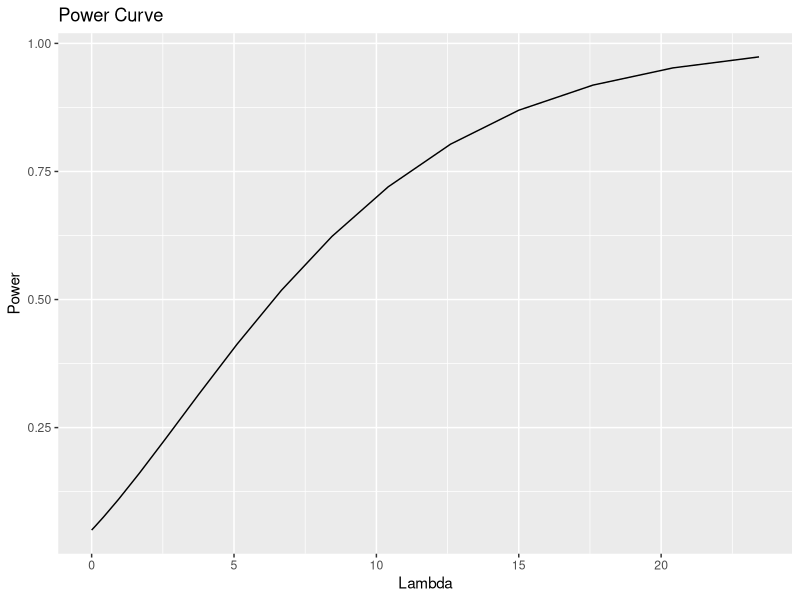
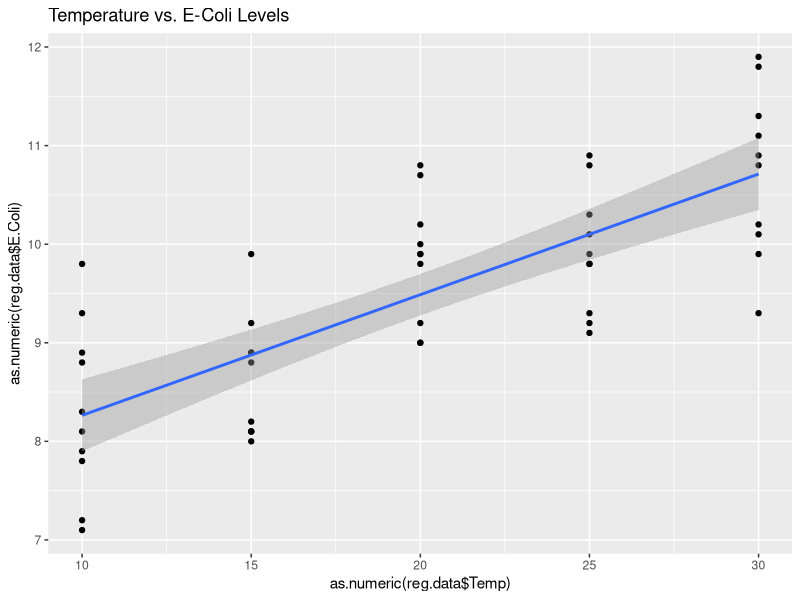

Generate these figures, in order, with R:
## ---- chunk 1
mu_hat = 1/21 * (90*4 + 100*5 + 120*3 + 110*5 + 80*4)
lambda = (4*(90 - mu_hat)^2 + 
            5*(100 - mu_hat)^2 + 
            3*(120 - mu_hat)^2 + 
            5*(110 - mu_hat)^2 + 
            4*(80 - mu_hat)^2) / 150
F_stat = qf(.95, 4, 16)
1 - pf(F_stat, 4, 16, lambda)


## ---- chunk 2

r = 2:20; t = 5; u1 = t - 1; u2 = t * (r - 1); S = 150; D = 20 
L = (r * D^2) / (2 * S); phi = sqrt(L/t)

data.frame(
  Treaments = t,
  Reps = r,
  DF.1 = u1,
  DF.2 = u2,
  Lambda = round(L, 3),
  Phi = round(phi, 3) ,
  Power = round(1 - pf(qf(.99, u1, u2), u1, u2, L), 3)
)

## ---- chunk 3
library(ggplot2)

treatments = 3
reps = 5
variance = 12
df = treatments * (reps - 1)
D = seq(0, 15, 1)
Lambda = (D^2 * reps * treatments) / variance^2
Power = 1 - pf(qf(.95, treatments - 1, df), treatments - 1, df, Lambda)
qplot(Lambda, Power, geom = 'line', main = 'Power Curve', xlab = "Lambda", ylab = "Power")

## ---- chunk 4
reps = 10:27
treatments = 3
alpha = .05
variance = 12
u1 = 16
u2 = 17
u3 = 19
mean_u = (u1 + u2 + u3) / treatments
Lambda = reps * ( (u1 - mean_u)^2 + (u2 - mean_u)^2 + (u3 - mean_u)^2 ) / variance
df.1 = treatments - 1
df.2 = treatments * (reps - 1)
F.stat = qf(1 - alpha, df.1, df.2)
Power = 1 - pf(F.stat, df.1, df.2, Lambda)

data.frame(
  reps = reps,
  df.1 = df.1,
  df.2 = df.2,
  F.stat = F.stat,
  Lambda = Lambda,
  Power = Power
)

## ---- chunk 5

u1 = 25.2; u2 = 32.6; u3 = 28.1
n1 = 12; n2 = 14; n3 = 11
s1 = 3.6; s2 = 4.8; s3 = 5.3

mu = ( 1 / (n1 + n2 + n3)) * (n1*u1 + n2*u2 + n3*u3)
se = ( 1 / (n1 + n2 + n3)) * (n1*s1^2 + n2*s2^2 + n3*s3^2)

lambda = ( n1*(u1-mu)^2 + n2*(u2-mu)^2 + n3*(u3-mu)^2 ) / se 

1 - pf(qf(.99, 2, 34), 2, 34, lambda)

## ---- chunk 6

r = 2:6; t = 5; u1 = t - 1; u2 = t * (r - 1); S = 2; D = 5.1 
L = (r * D^2) / (2 * S); phi = sqrt(L/t)

data.frame(
Treaments = t,
Reps = r,
DF.1 = u1,
DF.2 = u2,
Lambda = round(L, 3),
Phi = round(phi, 3) ,
Power = round(1 - pf(qf(.99, u1, u2), u1, u2, L), 3)
)


## ---- chunk 7

data = data.frame(
  T10 = c(7.2, 7.8, 7.1, 7.9, 8.1, 8.8, 8.3, 8.9, 9.3, 9.8),
  T15 = c(8.1, 8.1, 8.0, 8.9, 8.2, 8.9, 8.1, 8.8, 9.2, 9.9),
  T20 = c(9.0, 9.9, 9.2, 9.8, 10.0, 10.8, 10.2, 10.7, 9.9, 9.0),
  T25 = c(9.2, 9.8, 9.1, 9.9, 10.1, 10.8, 10.3, 10.9, 9.3, 9.8),
  T30 = c(10.2, 10.8, 10.1, 10.9, 11.1, 11.8, 11.3, 11.9, 9.3, 9.9))


####################################################
library(reshape2)
reg.data = melt(data)

colnames(reg.data) = c("Temp", "E.Coli")
reg.data$Temp = gsub(pattern = "T", replacement = "", x = reg.data$Temp)

poly = contr.poly(n = 5)
mu = colMeans(data)
contrasts = poly * mu
colSums(contrasts)

mdl = lm(E.Coli ~ 0 + Temp, data = reg.data, contrasts = contr.poly(n = 5, scores = c(10, 15, 20, 25, 30), contrasts = TRUE))

a = aov(mdl)


mat = matrix(c(1/5, 1/5, 1/5, 1/5, 1/5), ncol = 1)

mat = cbind(mat, poly)

solve(t(mat))

## ---- chunk 8
library(knitr)

Con = data.frame(
  C1 = c(-1, -1, -1, -1, 4),
  C2 = c(-2, -1, 0, 1, 2),
  C3 = c(2, -1, -2, -1, 2),
  C4 = c(-1, 2, 0, -2, 1)
)

n = 10; t = 5
Dh = data.frame(Dh = colSums(Con^2 / n))
Sh = (1.141542*sqrt((t - 1)* qf(.95, 4, 45))) * Dh
colnames(Sh) = "Sh"
Ch = data.frame( Ch = abs(colSums(c(6.21, 6.12, -.14, -.19) * Con)))
Con.t = t(Con)
colnames(Con.t) = c(1,2,3,4,5)

Scheffe = cbind(Con.t, Dh, Sh, Ch)

kable(Scheffe)

## ---- chunk 9
library(MASS)

H = matrix(c(-1, -1, -1, -1, 4, 
             -2, -1, 0, 1, 2, 
             2, -1, -2, -1, 2, 
             -1, 2, 0, -2, 1),
           nrow = 4, byrow = TRUE)

muhat = matrix(c(8.32, 8.62, 9.85, 9.92, 10.73 ), nrow = 5)
h = matrix(c(0,0,0,0), nrow = 4)
x = rep(4,5)
D = diag(x, 5, 5)
A = H %*% muhat - h
Dinv = solve(D)
Cinv = solve(H %*% Dinv %*% t(H))
SSH = t(A) %*% Cinv %*% A
MSE = 9.9447


1 - pf((SSH/4) / MSE, df1 = 4, df2 = 45)

## ---- chunk 10
library(ggplot2)
qplot(x = as.numeric(reg.data$Temp), y = as.numeric(reg.data$E.Coli),
      main = "Temperature vs. E-Coli Levels") +
  geom_smooth(method = "lm")
